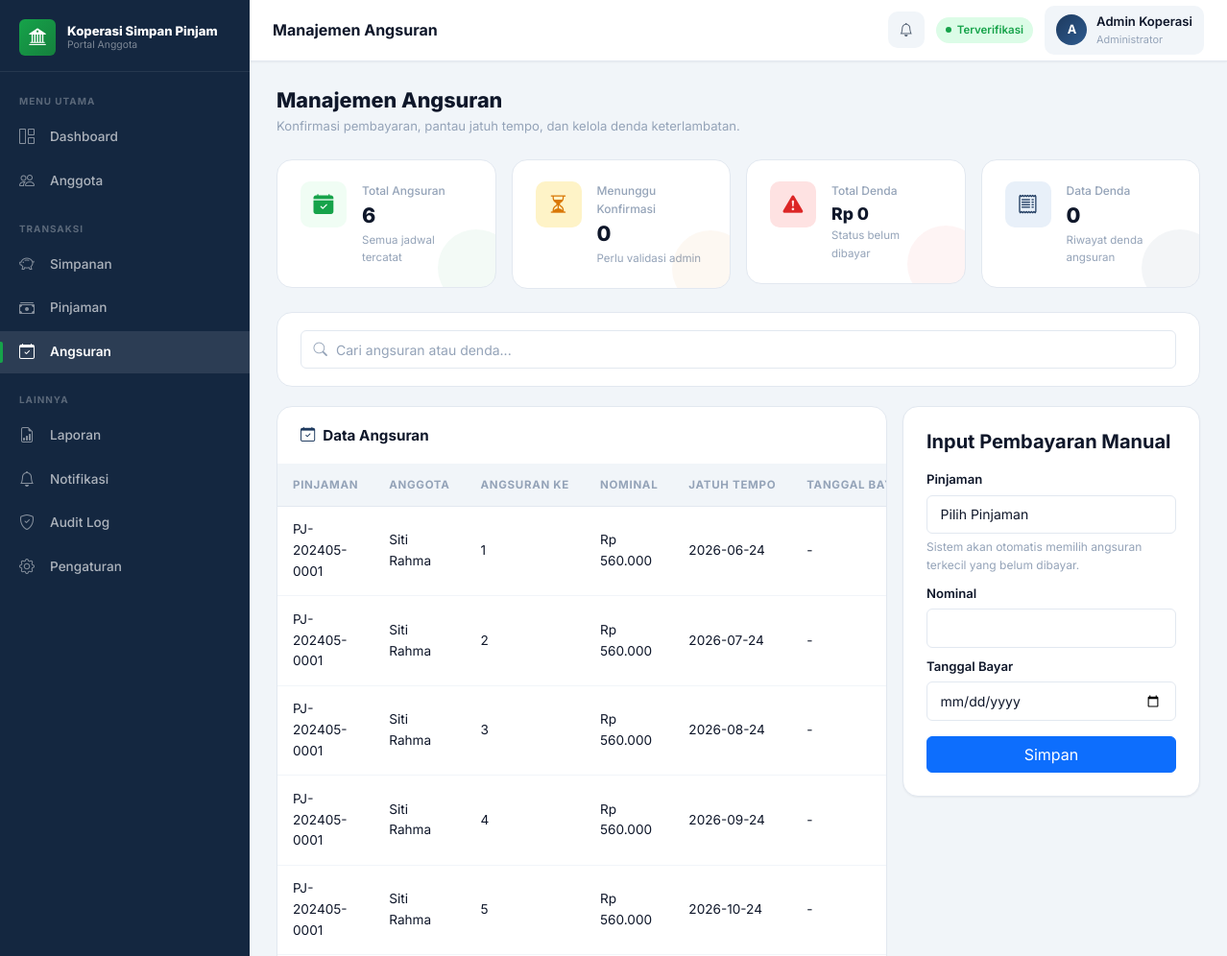
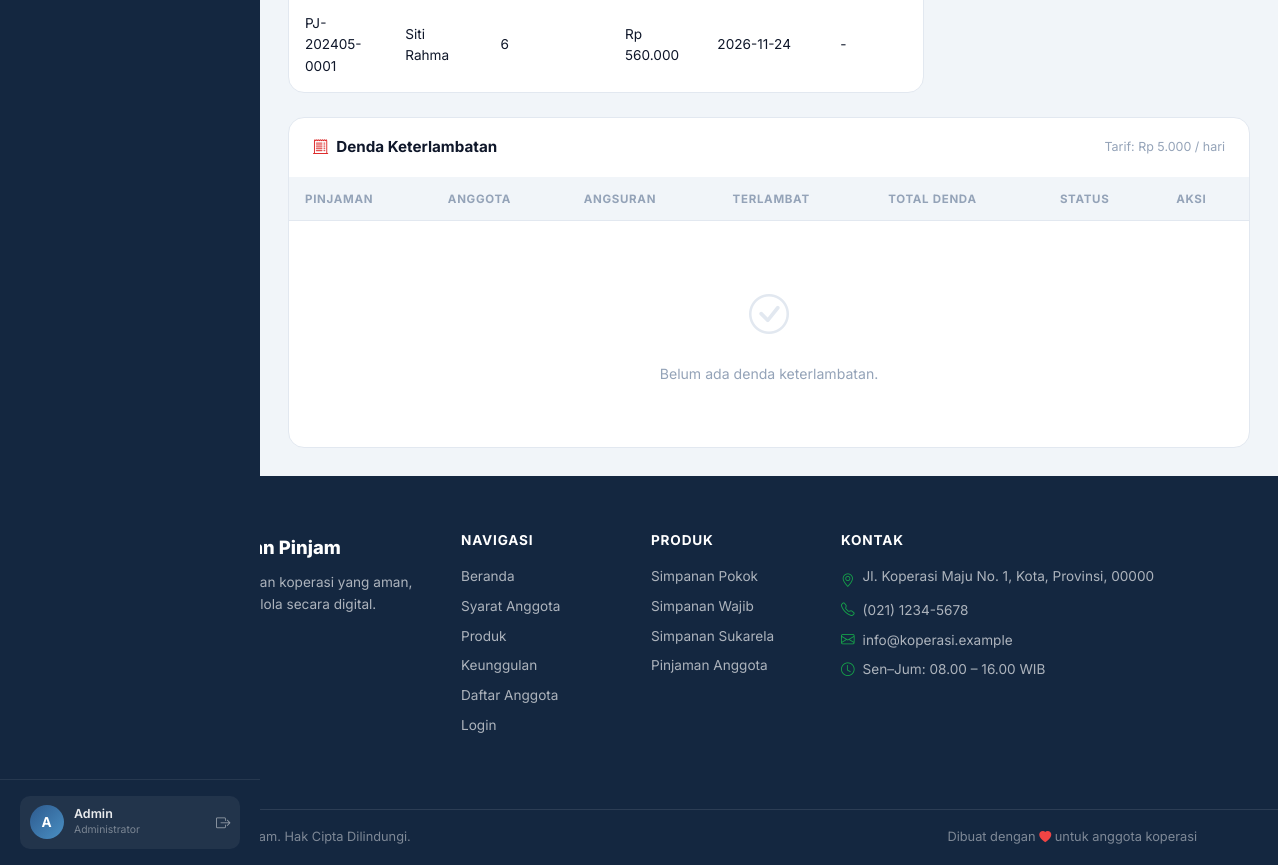
Page /admin/angsuran.php (signed in) on the committed database (2 pictures, top to bottom).
### tables this page shows
CREATE TABLE IF NOT EXISTS users (
    id INT AUTO_INCREMENT PRIMARY KEY,
    nama VARCHAR(150) NOT NULL,
    nik VARCHAR(50) NOT NULL UNIQUE,
    tempat_lahir VARCHAR(100),
    tanggal_lahir DATE,
    jenis_kelamin VARCHAR(20),
    alamat TEXT,
    no_hp VARCHAR(30),
    email VARCHAR(150) NOT NULL UNIQUE,
    pekerjaan VARCHAR(100),
    penghasilan DECIMAL(15,2),
    username VARCHAR(50) NOT NULL UNIQUE,
    password VARCHAR(255) NOT NULL,
    role ENUM('admin', 'user') DEFAULT 'user',
    status_verifikasi VARCHAR(50) DEFAULT 'Menunggu Verifikasi',
    foto_ktp VARCHAR(255),
    foto_diri VARCHAR(255),
    created_at DATETIME,
    updated_at DATETIME
);

CREATE TABLE IF NOT EXISTS angsuran (
    id INT AUTO_INCREMENT PRIMARY KEY,
    pinjaman_id INT NOT NULL,
    angsuran_ke INT NOT NULL,
    jatuh_tempo DATE,
    nominal DECIMAL(15,2) NOT NULL,
    tanggal_bayar DATE,
    bukti_transfer VARCHAR(255),
    status ENUM('Belum dibayar', 'Menunggu konfirmasi', 'Diterima', 'Ditolak') DEFAULT 'Belum dibayar',
    keterangan TEXT,
    created_at DATETIME,
    FOREIGN KEY (pinjaman_id) REFERENCES pinjaman(id)
);

CREATE TABLE IF NOT EXISTS pinjaman (
    id INT AUTO_INCREMENT PRIMARY KEY,
    user_id INT NOT NULL,
    nomor_pinjaman VARCHAR(50) NOT NULL UNIQUE,
    nominal DECIMAL(15,2) NOT NULL,
    bunga_persen DECIMAL(5,2) NOT NULL,
    tenor INT NOT NULL,
    total_bayar DECIMAL(15,2) NOT NULL,
    angsuran_per_bulan DECIMAL(15,2) NOT NULL,
    tujuan TEXT,
    penghasilan DECIMAL(15,2),
    catatan TEXT,
    dokumen_pendukung VARCHAR(255),
    status ENUM('Menunggu review', 'Disetujui', 'Ditolak', 'Dicairkan', 'Lunas') DEFAULT 'Menunggu review',
    alasan_penolakan TEXT,
    tanggal_pengajuan DATE,
    tanggal_disetujui DATE,
    tanggal_pencairan DATE,
    created_at DATETIME,
    FOREIGN KEY (user_id) REFERENCES users(id)
);

CREATE TABLE IF NOT EXISTS settings (
    name VARCHAR(50) PRIMARY KEY,
    value TEXT
);

### config/config.php (called while the page is built)
<?php
return [
    'db' => [
        'host' => 'localhost',
        'name' => 'koperasi',
        'user' => 'root',
        'pass' => '',
        'charset' => 'utf8mb4',
    ],
    'app' => [
        'name' => 'Koperasi Simpan Pinjam',
        'base_url' => '',
        'timezone' => 'Asia/Jakarta',
    ],
];

### config/helpers.php (called while the page is built, shortened)
<?php
function e($value): string
{
    return htmlspecialchars((string)$value, ENT_QUOTES, 'UTF-8');
}
function format_rupiah($angka): string
{
    return 'Rp ' . number_format((float)$angka, 0, ',', '.');
}
function get_setting(string $name, $default = null)
{
    $pdo = db();
    $stmt = $pdo->prepare("SELECT value FROM settings WHERE name = ?");
    $stmt->execute([$name]);
    $row = $stmt->fetch();
    return $row ? $row['value'] : $default;
}
require_once __DIR__ . '/features.php';

### config/auth.php (called while the page is built, shortened)
<?php
require_once __DIR__ . '/database.php';
require_once __DIR__ . '/helpers.php';
function current_user(): ?array
{
    $pdo = db();
    $stmt = $pdo->prepare("SELECT * FROM users WHERE id = ?");
    $stmt->execute([$_SESSION['user_id']]);
    $user = $stmt->fetch();
    return $user ?: null;
}

### config/features.php (called while the page is built, shortened)
<?php
function ensure_feature_tables(): void
{
    static $done = false;
    if ($done) {
        return;
    }
    $done = true;
}
function sync_due_reminders(?int $userId = null): void
{
    $days = max(0, (int)get_setting('reminder_days_before_due', 3));
}
function unpaid_fines_total(?int $userId = null): float
{
    $row = db()->query("SELECT SUM(total_denda) AS total FROM denda WHERE status = 'Belum Dibayar'")->fetch();
    return (float)($row['total'] ?? 0);
}

### config/database.php (called while the page is built, shortened)
<?php
$config = require __DIR__ . '/config.php';
function db(): PDO
{
    static $pdo;
    if ($pdo instanceof PDO) {
        return $pdo;
    }
    $config = require __DIR__ . '/config.php';
    $dsn = "mysql:host={$config['db']['host']};dbname={$config['db']['name']};charset={$config['db']['charset']}";
    $pdo = new PDO(
        $dsn,
        $config['db']['user'],
        $config['db']['pass'],
        [
            PDO::ATTR_ERRMODE => PDO::ERRMODE_EXCEPTION,
            PDO::ATTR_DEFAULT_FETCH_MODE => PDO::FETCH_ASSOC,
            PDO::ATTR_EMULATE_PREPARES => false,
        ]
    );
    return $pdo;
}

### admin/angsuran.php (the view, shortened to what this page needs)
<?php
require_once __DIR__ . '/../config/auth.php';
require_once __DIR__ . '/../config/helpers.php';
$pdo = db();
$stmt = $pdo->query("SELECT a.*, p.nomor_pinjaman, u.nama FROM angsuran a JOIN pinjaman p ON a.pinjaman_id = p.id JOIN users u ON p.user_id = u.id ORDER BY a.created_at DESC");
$angsuran = $stmt->fetchAll();
$dendaRows = $pdo->query("
    SELECT d.*, a.angsuran_ke, a.jatuh_tempo, p.nomor_pinjaman, u.nama
    FROM denda d
    JOIN angsuran a ON a.id = d.angsuran_id
    JOIN pinjaman p ON p.id = a.pinjaman_id
    JOIN users u ON u.id = d.user_id
    ORDER BY d.status ASC, d.created_at DESC
")->fetchAll();
$totalDendaBelumBayar = unpaid_fines_total();
$page_title = 'Manajemen Angsuran';
?>
<?php require __DIR__ . '/../includes/dashboard_top.php'; ?>
<div class="page-header">
    <div>
        <h1 class="page-title">Manajemen Angsuran</h1>
        <p class="page-sub">Konfirmasi pembayaran, pantau jatuh tempo, dan kelola denda keterlambatan.</p>
    </div>
</div>
<div class="row g-3 mb-4">
    <div class="col-sm-6 col-xl-3">
        <div class="stat-card green">
            <div class="stat-icon green"><i class="bi bi-calendar-check-fill"></i></div>
            <div class="stat-info">
                <div class="stat-label">Total Angsuran</div>
                <div class="stat-value"><?= count($angsuran); ?></div>
                <div class="stat-trend">Semua jadwal tercatat</div>
            </div>
        </div>
    </div>
    <div class="col-sm-6 col-xl-3">
        <div class="stat-card amber">
            <div class="stat-icon amber"><i class="bi bi-hourglass-split"></i></div>
            <div class="stat-info">
                <div class="stat-label">Menunggu Konfirmasi</div>
                <div class="stat-value"><?= count(array_filter($angsuran, fn($row) => $row['status'] === 'Menunggu konfirmasi')); ?></div>
                <div class="stat-trend">Perlu validasi admin</div>
            </div>
        </div>
    </div>
    <div class="col-sm-6 col-xl-3">
        <div class="stat-card red">
            <div class="stat-icon red"><i class="bi bi-exclamation-triangle-fill"></i></div>
            <div class="stat-info">
                <div class="stat-label">Total Denda</div>
                <div class="stat-value sm"><?= format_rupiah($totalDendaBelumBayar); ?></div>
                <div class="stat-trend">Status belum dibayar</div>
            </div>
        </div>
    </div>
    <div class="col-sm-6 col-xl-3">
        <div class="stat-card primary">
            <div class="stat-icon primary"><i class="bi bi-receipt"></i></div>
            <div class="stat-info">
                <div class="stat-label">Data Denda</div>
                <div class="stat-value"><?= count($dendaRows); ?></div>
                <div class="stat-trend">Riwayat denda angsuran</div>
            </div>
        </div>
    </div>
</div>
<div class="filter-bar">
    <div class="search-input-wrap">
        <input type="search" class="form-control" placeholder="Cari angsuran atau denda..." data-table-search="#angsuranTable,#dendaTable">
    </div>
</div>
<div class="row g-3">
    <div class="col-lg-8">
        <div class="panel">
            <div class="panel-header">
                <span class="panel-title"><i class="bi bi-calendar-check me-2 text-primary-custom"></i>Data Angsuran</span>
            </div>
            <div class="table-responsive panel-body p-0">
            <table class="data-table" id="angsuranTable">
                <thead>
                    <tr>
                        <th>Pinjaman</th>
                        <th>Anggota</th>
                        <th>Angsuran Ke</th>
                        <th>Nominal</th>
                        <th>Jatuh Tempo</th>
                        <th>Tanggal Bayar</th>
                    </tr>
                </thead>
                <tbody>
                    <?php foreach ($angsuran as $row): ?>
                        <tr>
                            <td><?= e($row['nomor_pinjaman']); ?></td>
                            <td><?= e($row['nama']); ?></td>
                            <td><?= e($row['angsuran_ke']); ?></td>
                            <td><?= format_rupiah($row['nominal']); ?></td>
                            <td><?= e($row['jatuh_tempo'] ?: '-'); ?></td>
                            <td><?= e($row['tanggal_bayar'] ?: '-'); ?></td>
                        </tr>
                    <?php endforeach; ?>
                </tbody>
            </table>
            </div>
        </div>
    </div>
    <div class="col-lg-4">
        <div class="form-section">
            <h5 class="mb-3">Input Pembayaran Manual</h5>
            <form method="post">
                <div class="mb-2">
                    <label class="form-label">Pinjaman</label>
                    <select name="pinjaman_id" class="form-select" required>
                        <option value="">Pilih Pinjaman</option>
                    </select>
                    <div style="font-size: 0.75rem; color: var(--text-muted); margin-top: 4px;">Sistem akan otomatis memilih angsuran terkecil yang belum dibayar.</div>
                </div>
                <div class="mb-2">
                    <label class="form-label">Nominal</label>
                    <input type="number" name="nominal" class="form-control" min="1" required>
                </div>
                <div class="mb-3">
                    <label class="form-label">Tanggal Bayar</label>
                    <input type="date" name="tanggal_bayar" class="form-control" required>
                </div>
                <button class="btn btn-primary w-100">Simpan</button>
            </form>
        </div>
    </div>
</div>
<div class="panel mt-4" id="denda">
    <div class="panel-header">
        <span class="panel-title"><i class="bi bi-receipt-cutoff me-2 text-red"></i>Denda Keterlambatan</span>
        <span style="font-size:.78rem;color:var(--text-muted)">Tarif: <?= format_rupiah((float)get_setting('denda_per_hari', 5000)); ?> / hari</span>
    </div>
    <div class="table-responsive panel-body p-0">
        <table class="data-table" id="dendaTable">
            <thead>
                <tr>
                    <th>Pinjaman</th>
                    <th>Anggota</th>
                    <th>Angsuran</th>
                    <th>Terlambat</th>
                    <th>Total Denda</th>
                    <th>Status</th>
                    <th>Aksi</th>
                </tr>
            </thead>
            <tbody>
                <?php if (empty($dendaRows)): ?>
                    <tr><td colspan="7"><div class="empty-state"><i class="bi bi-check-circle"></i><p>Belum ada denda keterlambatan.</p></div></td></tr>
                <?php endif; ?>
            </tbody>
        </table>
    </div>
</div>
<?php require __DIR__ . '/../includes/dashboard_bottom.php'; ?>

### includes/dashboard_top.php (shortened to what this page needs)
<?php
require_once __DIR__ . '/../config/auth.php';
require_once __DIR__ . '/../config/helpers.php';
$config   = require __DIR__ . '/../config/config.php';
$authUser = current_user();
$initials = strtoupper(substr($authUser['nama'] ?? 'U', 0, 1));
$statusMap = [
    'Disetujui'           => ['class' => 'verified',  'label' => 'Terverifikasi'],
    'Menunggu Verifikasi' => ['class' => 'pending',   'label' => 'Menunggu'],
    'Ditolak'             => ['class' => 'rejected',  'label' => 'Ditolak'],
    'Nonaktif'            => ['class' => 'nonactive', 'label' => 'Nonaktif'],
];
$verifStatus  = $authUser['status_verifikasi'] ?? 'Menunggu Verifikasi';
$statusInfo   = $statusMap[$verifStatus] ?? ['class' => 'pending', 'label' => $verifStatus];
$role         = $authUser['role'] ?? 'user';
sync_due_reminders($role === 'user' ? (int)$authUser['id'] : null);
$notificationUrl     = $role === 'admin' ? '/admin/notifikasi.php' : '/user/notifikasi.php';
?>
<?php require __DIR__ . '/header.php'; ?>
<div class="app-layout">
  <aside class="app-sidebar" id="appSidebar">
    <a href="/" class="sidebar-brand">
      <span class="sidebar-brand-icon"><i class="bi bi-bank2"></i></span>
      <span class="sidebar-brand-text">
        <span class="sidebar-brand-name"><?= e($config['app']['name']); ?></span>
        <span class="sidebar-brand-tagline">Portal Anggota</span>
      </span>
    </a>
    <nav class="sidebar-nav">
      <?php if ($role === 'admin'): ?>
        <div class="sidebar-section"><span class="sidebar-section-label">Menu Utama</span></div>
        <a href="/admin/dashboard.php" class="sidebar-link" id="sl-dashboard">
            <i class="bi bi-grid-1x2"></i>Dashboard
        </a>
        <a href="/admin/anggota.php" class="sidebar-link" id="sl-anggota">
            <i class="bi bi-people"></i>Anggota
        </a>
        <div class="sidebar-section mt-2"><span class="sidebar-section-label">Transaksi</span></div>
        <a href="/admin/simpanan.php" class="sidebar-link" id="sl-simpanan">
            <i class="bi bi-piggy-bank"></i>Simpanan
        </a>
        <a href="/admin/pinjaman.php" class="sidebar-link" id="sl-pinjaman">
            <i class="bi bi-cash-stack"></i>Pinjaman
        </a>
        <a href="/admin/angsuran.php" class="sidebar-link" id="sl-angsuran">
            <i class="bi bi-calendar-check"></i>Angsuran
        </a>
        <div class="sidebar-section mt-2"><span class="sidebar-section-label">Lainnya</span></div>
        <a href="/admin/laporan.php" class="sidebar-link" id="sl-laporan">
            <i class="bi bi-file-earmark-bar-graph"></i>Laporan
        </a>
        <a href="/admin/notifikasi.php" class="sidebar-link" id="sl-notifikasi">
            <i class="bi bi-bell"></i>Notifikasi
        </a>
        <a href="/admin/audit-log.php" class="sidebar-link" id="sl-audit-log">
            <i class="bi bi-shield-check"></i>Audit Log
        </a>
        <a href="/admin/pengaturan.php" class="sidebar-link" id="sl-pengaturan">
            <i class="bi bi-gear"></i>Pengaturan
        </a>
      <?php endif; ?>
    </nav>
    <div class="sidebar-footer">
      <div class="sidebar-user">
        <div class="sidebar-avatar"><?= $initials; ?></div>
        <div>
          <div class="sidebar-user-name"><?= e(explode(' ', $authUser['nama'])[0] ?? $authUser['nama']); ?></div>
          <div class="sidebar-user-role"><?= $role === 'admin' ? 'Administrator' : 'Anggota'; ?></div>
        </div>
        <a href="/logout.php" class="sidebar-logout ms-auto" title="Logout"><i class="bi bi-box-arrow-right"></i></a>
      </div>
    </div>
  </aside>
  <div class="app-main">
    <header class="app-topbar">
      <div class="topbar-breadcrumb">
        <span class="topbar-page-title"><?= e($page_title ?? 'Dashboard'); ?></span>
      </div>
      <div class="topbar-right">
        <a href="<?= e($notificationUrl); ?>" class="topbar-notification" title="Notifikasi">
          <i class="bi bi-bell"></i>
        </a>
        <span class="status-pill <?= $statusInfo['class']; ?>"><?= $statusInfo['label']; ?></span>
        <div class="topbar-user">
          <div class="topbar-avatar"><?= $initials; ?></div>
          <div class="d-none d-md-block">
            <div class="topbar-user-name"><?= e($authUser['nama']); ?></div>
            <div class="topbar-user-role"><?= $role === 'admin' ? 'Administrator' : 'Anggota'; ?></div>
          </div>
        </div>
      </div>
    </header>
    <main class="app-content">

### rows in the picture
users: nama "A", nama "Admin", status_verifikasi "Terverifikasi", nama "Admin Koperasi"
angsuran: pinjaman.nomor_pinjaman "PJ-202405-0001", users.nama "Siti Rahma", angsuran_ke "1", nominal "Rp 560.000", jatuh_tempo "2026-06-24", tanggal_bayar "-"
angsuran: pinjaman.nomor_pinjaman "PJ-202405-0001", users.nama "Siti Rahma", angsuran_ke "2", nominal "Rp 560.000", jatuh_tempo "2026-07-24", tanggal_bayar "-"
angsuran: pinjaman.nomor_pinjaman "PJ-202405-0001", users.nama "Siti Rahma", angsuran_ke "3", nominal "Rp 560.000", jatuh_tempo "2026-08-24", tanggal_bayar "-"
angsuran: pinjaman.nomor_pinjaman "PJ-202405-0001", users.nama "Siti Rahma", angsuran_ke "4", nominal "Rp 560.000", jatuh_tempo "2026-09-24", tanggal_bayar "-"
angsuran: pinjaman.nomor_pinjaman "PJ-202405-0001", users.nama "Siti Rahma", angsuran_ke "5", nominal "Rp 560.000", jatuh_tempo "2026-10-24", tanggal_bayar "-"
angsuran: pinjaman.nomor_pinjaman "PJ-202405-0001", users.nama "Siti Rahma", angsuran_ke "6", nominal "Rp 560.000", jatuh_tempo "2026-11-24", tanggal_bayar "-"
settings: value "Rp 5.000"

### other values in the picture
$config['app']['name'] "Koperasi Simpan Pinjam"
$page_title "Manajemen Angsuran"
count($angsuran) "6"
format_rupiah($totalDendaBelumBayar) "Rp 0"
count($dendaRows) "0"
